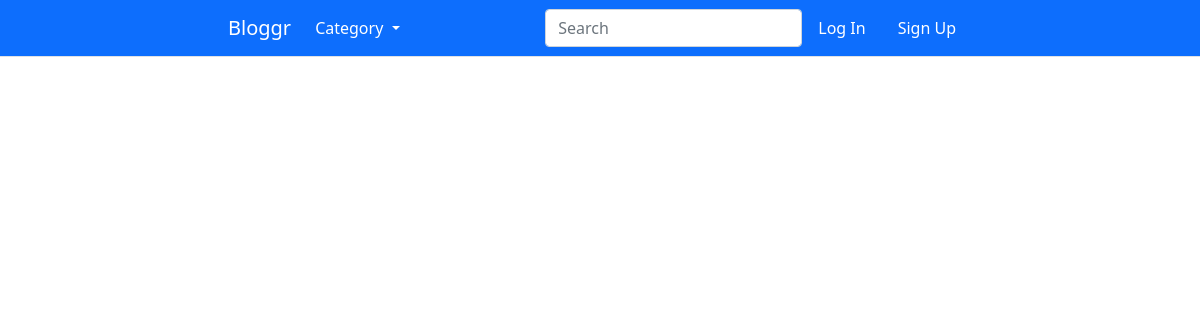
Before: / with the older database file.
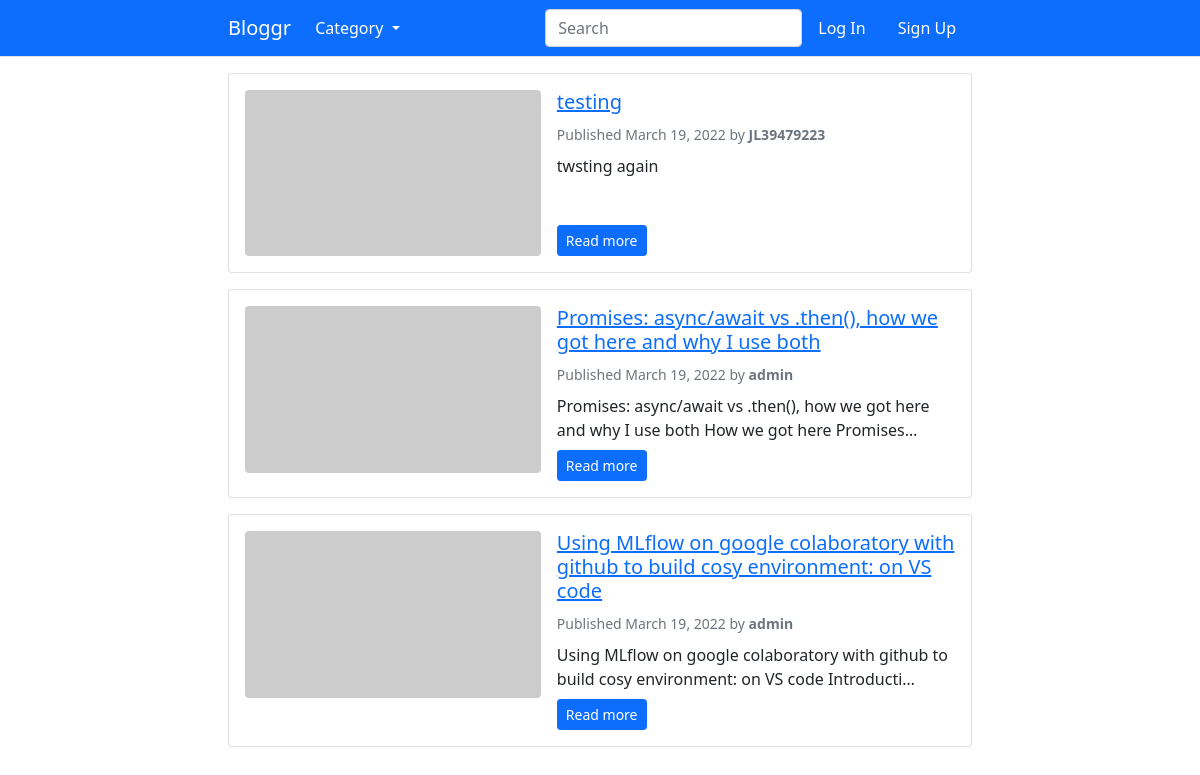
After: the same page with the newer database file.
### main_app/models.py (models this page shows, shortened)
class Post(models.Model):
    STATUS_CHOICES = (
    ('draft', 'Draft'),
    ('published', 'Published'),
    )
    title = models.CharField(max_length=250)
    slug = models.SlugField(max_length=250, unique_for_date='publish')
    author = models.ForeignKey(User,on_delete=models.CASCADE,related_name='main_app_posts')
    body=RichTextUploadingField()
    publish = models.DateTimeField(default=timezone.now)
    created = models.DateTimeField(auto_now_add=True)
    updated = models.DateTimeField(auto_now=True)
    tags = TaggableManager()
    status = models.CharField(max_length=10,choices=STATUS_CHOICES,default='draft')
    class Meta:
        ordering = ('-publish',)
    objects = models.Manager() # The default manager.
    published = PublishedManager() # Our custom manager.
    def get_absolute_url(self):
        return reverse('main_app:post_detail',args=[self.slug])

### main_app/views.py (the view)
# urls.py: path('',views.post_list,name="post_list"),
def post_list(request, tag_slug=None):
    posts = Post.published.all()
    tag = None
    if tag_slug:
        tag = get_object_or_404(Tag, slug=tag_slug)
        posts = posts.filter(tags__in=[tag])
    query = request.GET.get("q")
    if query:
        posts=Post.published.filter(Q(title__icontains=query) | Q(tags__name__icontains=query)).distinct()
    return render(request,'post_list.html',{'posts':posts})

### main_app/models.py (called while the page is built)
    def get_queryset(self):
        return super(PublishedManager,self).get_queryset().filter(status='published')

### main_app/templates/post_list.html (shortened to what this page needs)
{% extends 'base.html' %}
{% block content %}
    {% for post in posts %}
    <div class="card mb-3">
        <div class="card-body">
            <div class="row g-0">
                <div class="col-md-5">
                    <div class="ratio ratio-16x9">
                        <img src="https://via.placeholder.com/1280x720" class="rounded" alt="{{post.title}}">
                    </div>
                </div>
                <div class="col-md-7 ps-md-3 pt-3 pt-md-0 d-flex flex-column">
                        <h2 class="card-title h5">
                                <a href="{{ post.get_absolute_url }}">
                                {{ post.title }}
                                </a>
                        </h2>
                        <div class="text-muted">
                            <small>
                                Published {{ post.publish.date }} by <strong>{{ post.author }}</strong>
                            </small>
                        </div>
                        <p class="card-text mb-auto py-2">{{ post.body|safe|striptags|truncatechars:100 }}</p>
                        <div>
                          <a href="{{ post.get_absolute_url }}" class="btn btn-primary btn-sm">Read more</a>
                        </div>
                </div>
            </div>
        </div>
    </div>
    {% endfor %}
{% endblock content %}

### main_app/templates/base.html (shortened to what this page needs)
{% load static %}
<!DOCTYPE html>
<html lang="en">
<head>
    <link rel="stylesheet" href="//cdnjs.cloudflare.com/ajax/libs/highlight.js/10.1.1/styles/monokai-sublime.min.css">
    <link href="https://cdn.jsdelivr.net/npm/bootstrap@5.0.0-beta3/dist/css/bootstrap.min.css" rel="stylesheet">
    <link href="{% static "css/style.css" %}" rel="stylesheet">
</head>
<body>
  <nav class="navbar navbar-expand-lg navbar-light bg-primary border-bottom">
    <div class="container">
      <a class="navbar-brand text-white" href="/">Bloggr</a>
      <div class="collapse navbar-collapse" id="navbarSupportedContent">
        <ul class="navbar-nav me-auto mb-2 mb-lg-0">
          <li class="nav-item dropdown">
           <a class="nav-link dropdown-toggle text-white" href="#" id="navbarDropdown" role="button" data-bs-toggle="dropdown" aria-expanded="false">
             Category
           </a>
         </li>
         </ul>
        <form class="d-flex" action="/">
          <input class="form-control mr-3" type="search" value="{{request.GET.q}}" name="q" placeholder="Search" aria-label="Search">
        </form>
        {%if user.is_authenticated%}
        <a class="nav-link  text-white" href="{% url 'main_app:profile' %}">My Profile</a>
        <a class="nav-link  text-white" href="{% url 'main_app:logout' %}">Log Out</a>
        {%else%}
        <a class="nav-link  text-white" href="{% url 'login' %}">Log In</a>
        <a class="nav-link  text-white" href="{% url 'main_app:signup' %}">Sign Up</a>
        {%endif%}
      </div>
    </div>
  </nav>
    <main class="container my-3">
        {% block content %}
        {% endblock content %}
    </main>
</body>
</html>

### main_app/static/css/style.css (style rules this page uses)
.container { max-width: 768px; width: 100%; }

Changed rows visible on the page:
added Post: title "testing", publish "March 19, 2022", author "JL39479223", body "twsting again"
added Post: title "Promises: async/await vs .then(), how we got here and why I use both", publish "March 19, 2022", author "admin", body "Promises: async/await vs .then(), how we got here and why I use both How we got here Promises…"
added Post: title "Using MLflow on google colaboratory with github to build cosy environment: on VS code", publish "March 19, 2022", author "admin", body "Using MLflow on google colaboratory with github to build cosy environment: on VS code Introducti…"
